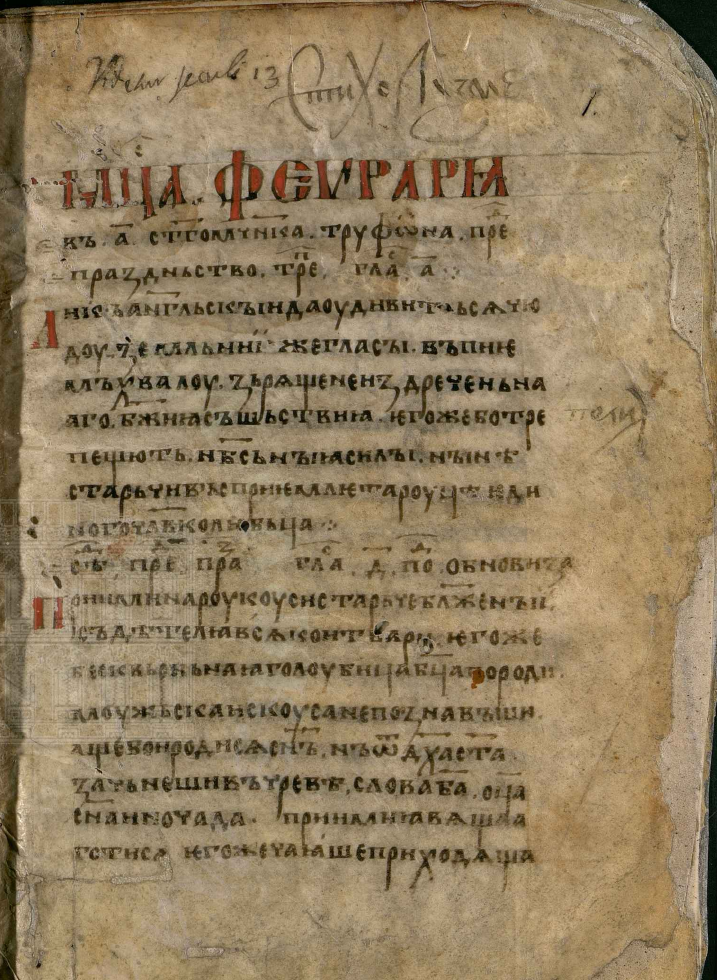
#> input picture images/training/1first-image.png, 717 x 980 px; its folder holds 5 pictures in this run
$ python main.py
#> lines starting #> are read from the running program, lines starting #| are printed output that depends on the picture; after the words box and inside, x2 and y2 are one past the last pixel; in counts of white or black regions, pixels touching at a corner belong together
import math
from pathlib import Path

import numpy as np
from PIL import Image
import cv2 as cv
from cv2.ximgproc import niBlackThreshold
from tqdm import trange
from matplotlib import pyplot as plt
from skimage.filters.thresholding import (
    threshold_otsu, threshold_niblack, threshold_sauvola,
)
from skimage.metrics import (
    structural_similarity as ssim,
    mean_squared_error as mse,
    peak_signal_noise_ratio as psnr,
)

from thresholding import transform_bernsen, transform_niblack, transform_otsu, balanced_thresholding
from metrics import cpm, cpm_simple

red_segments_dir = Path(__file__).parent.joinpath('images/red_segments')
original_dir = Path(__file__).parent.joinpath('images/training')
grayscale_dir = Path(__file__).parent.joinpath('images/training_grayscale')
grayscale_dir.mkdir(exist_ok=True)
expected_dir = Path(__file__).parent.joinpath('images/training_manual-processing')


def convert_to_grayscale():
    for path in original_dir.iterdir():
        output_path = grayscale_dir / path.name
        if output_path.exists():
            continue
        channels = Image.open(str(path)).split()
        it = iter(channels)
        next(it)
        next(it)
        next(it).save(str(output_path))


def save(image, path):
    image.dtype = np.uint8
    cv.imwrite(str(path), image * 255)


# [148 lines left out: functions compare_and_save, main_old, save_otsu_niblack_sauvola, convert_and_save_image, red_segmentation, black_segmentation and 2 more, not called in this run]


convert_to_grayscale()


def get_k(h, w):
    x = np.tile(np.arange(w), (h, 1))
    y = np.tile(np.arange(h), (w, 1)).T
    print(x.dtype, y.dtype)
    kx = np.maximum(x, w - x) / w
    ky = np.maximum(y, h - y) / h
    return np.maximum(kx, ky)


if __name__ == '__main__':
    # [20 lines of commented-out code are left out]
    path = original_dir / '1first-image.png'
    image: np.ndarray = cv.imread(str(path), cv.IMREAD_COLOR)
#> image is the input picture: shape (980, 717, 3); mean B, G, R 96.7, 128, 147.4
    red = image[:, :, 2]
    hsv: np.ndarray = cv.cvtColor(image, cv.COLOR_BGR2HSV)
#> hsv: shape (980, 717, 3); mean H, S, V 18.9, 92.6, 147.5
    hue = hsv[:, :, 0]
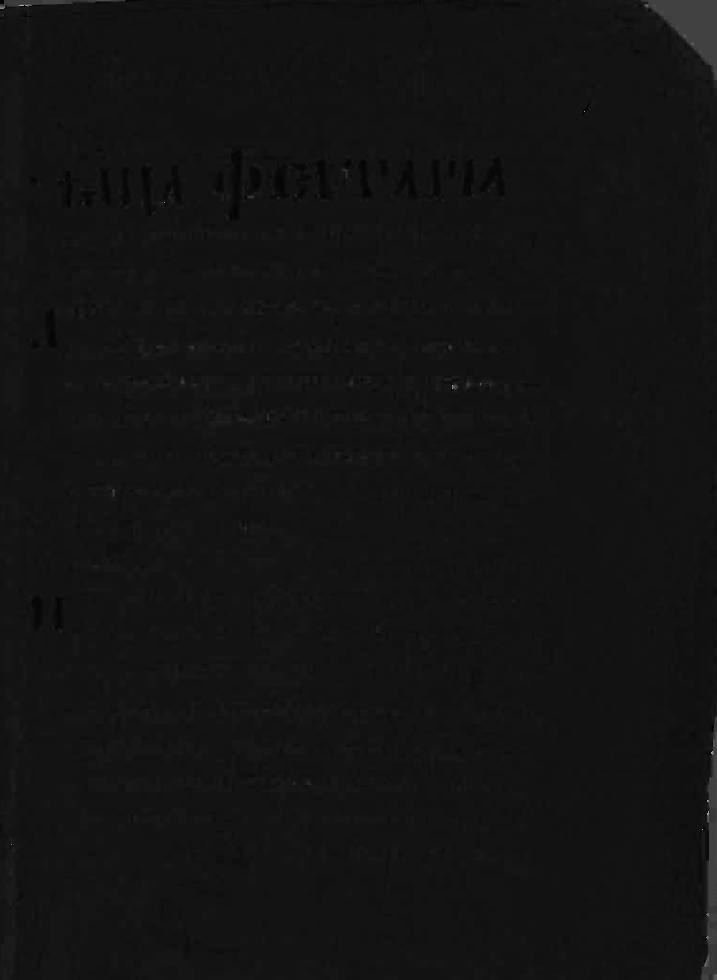
#> hue: shape (980, 717); min 0, max 179, mean 18.9
    sat = hsv[:, :, 1]
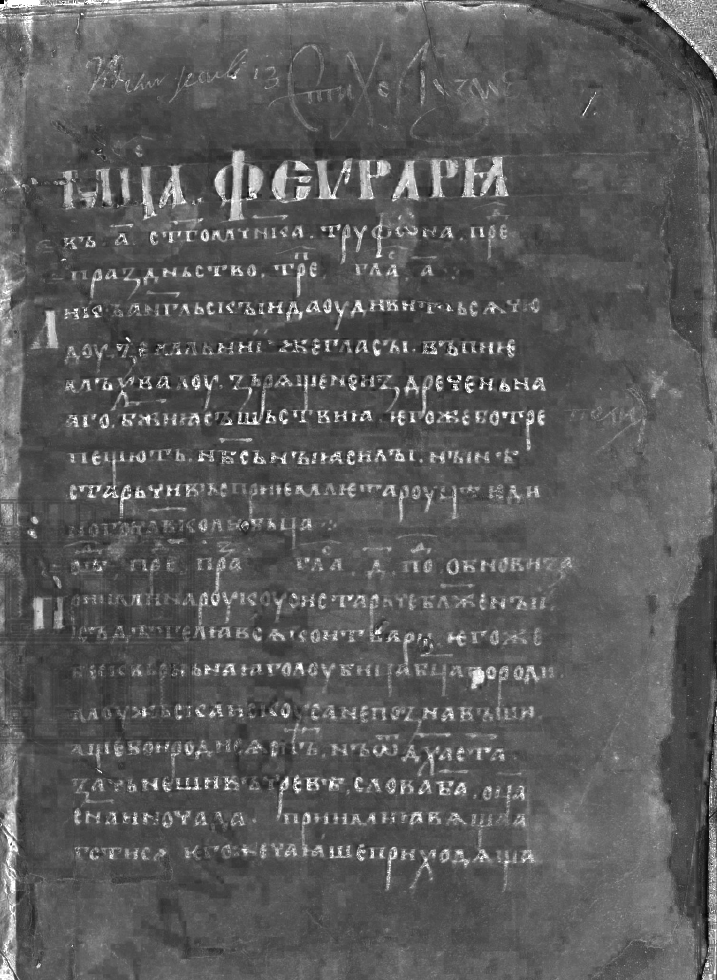
#> sat: shape (980, 717); min 0, max 255, mean 92.6
    val = hsv[:, :, 2]
    src = val
    src = cv.morphologyEx(src, cv.MORPH_OPEN, np.ones((7, 7)))
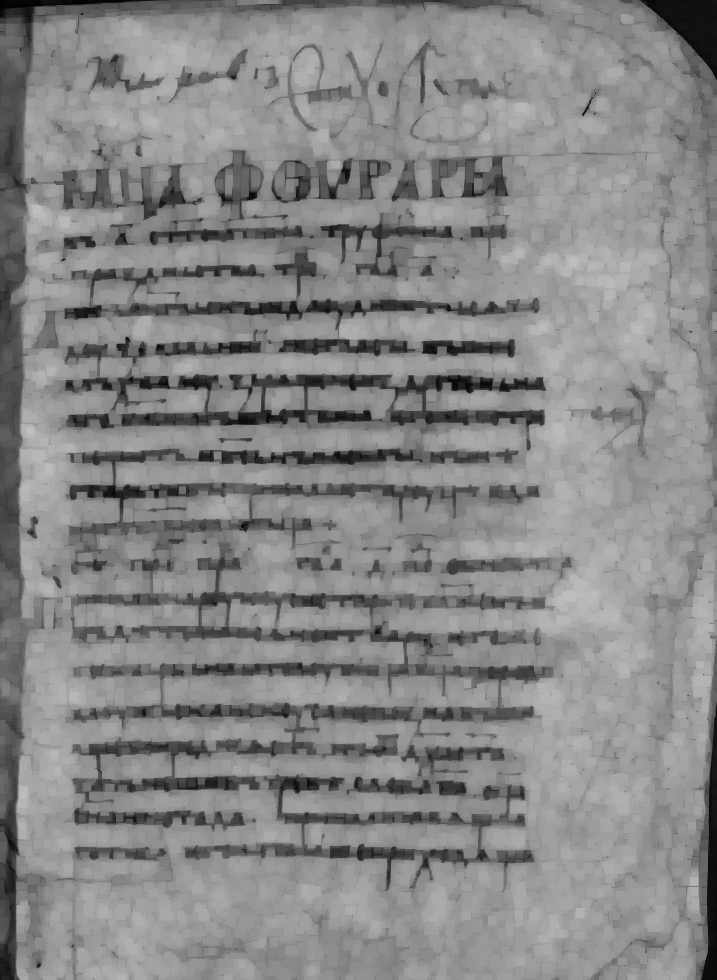
#> src: shape (980, 717); min 1, max 190, mean 134.4
    # [9 lines of commented-out code are left out]
    edges_image = cv.Canny(src, 50, 200, None, 3)
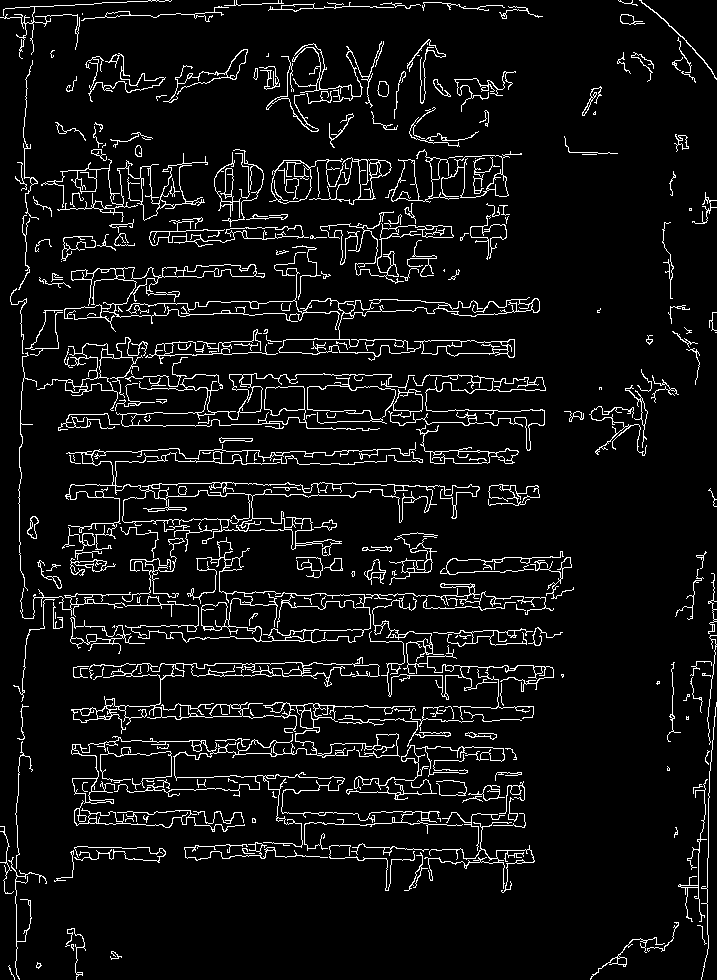
#> edges_image: shape (980, 717); 6.7% white in thin lines or dots
    edges_image = (edges_image * get_k(edges_image.shape[0], edges_image.shape[1])).astype(np.uint8)
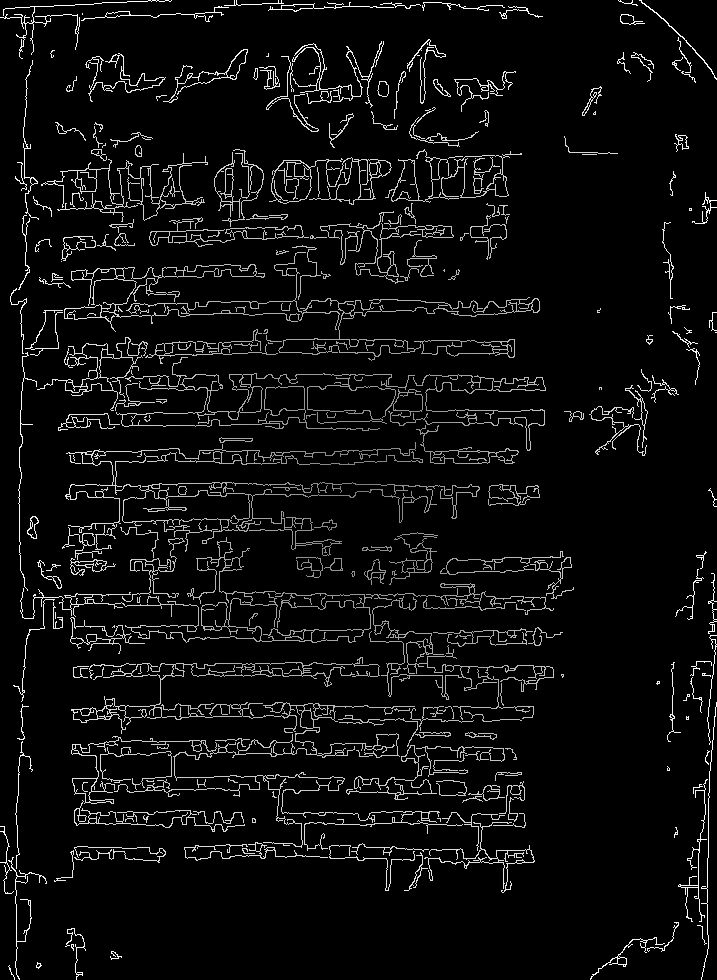
#> edges_image: shape (980, 717); min 0, max 255, mean 13.5
    lines = cv.HoughLines(edges_image, 1, np.pi / 180, 150, None, 0, 0)
#> lines = 23 rows, first 8: [675, 1.57], [172, 1.54], [428, 1.55], [251, 1.52], [489, 1.59], [318, 1.55], [451, 1.57], [410, 1.57]
    # [6 lines of commented-out code are left out]
    hough = np.zeros_like(edges_image)
    print(edges_image.shape)
#| (980, 717)
    if lines is not None:
        print(len(lines))
#| 23
        for line in lines[:10]:
            rho, theta = line[0]
            a = math.cos(theta)
            b = math.sin(theta)
            x0 = a * rho
            y0 = b * rho
            pt1 = (int(x0 + 1000 * (-b)), int(y0 + 1000 * (a)))
            pt2 = (int(x0 - 1000 * (-b)), int(y0 - 1000 * (a)))
            print(pt1, pt2)
            cv.line(edges_image, pt1, pt2, 255, 3, cv.LINE_AA)
#> this loop made 10 passes
#> (rho, theta, a, b, x0, y0, pt1, pt2) on passes 1 to 10: (675, 1.57, -4.37e-08, 1, -2.95e-05, 675, (-1000, 674), (999, 675)), (172, 1.54, 0.0349, 0.999, 6, 171.9, (-993, 206), (1005, 136)), (428, 1.55, 0.0175, 1, 7.47, 427.9, (-992, 445), (1007, 410)), (251, 1.52, 0.0523, 0.999, 13.14, 250.7, (-985, 302), (1011, 198)), (489, 1.59, -0.0175, 1, -8.53, 488.9, (-1008, 471), (991, 506)), (318, 1.55, 0.0175, 1, 5.55, 318, (-994, 335), (1005, 300)), (451, 1.57, -4.37e-08, 1, -1.97e-05, 451, (-1000, 450), (999, 451)), (410, 1.57, -4.37e-08, 1, -1.79e-05, 410, (-1000, 409), (999, 410)), (712, 1.59, -0.0175, 1, -12.43, 711.9, (-1012, 694), (987, 729)), (28, 0.0175, 1, 0.0175, 28, 0.489, (10, 1000), (45, -999))
#| (-1000, 674) (999, 675)
#| (-993, 206) (1005, 136)
#| (-992, 445) (1007, 410)
#| (-985, 302) (1011, 198)
#| (-1008, 471) (991, 506)
#| (-994, 335) (1005, 300)
#| (-1000, 450) (999, 451)
#| (-1000, 409) (999, 410)
#> (further printed lines are left out)
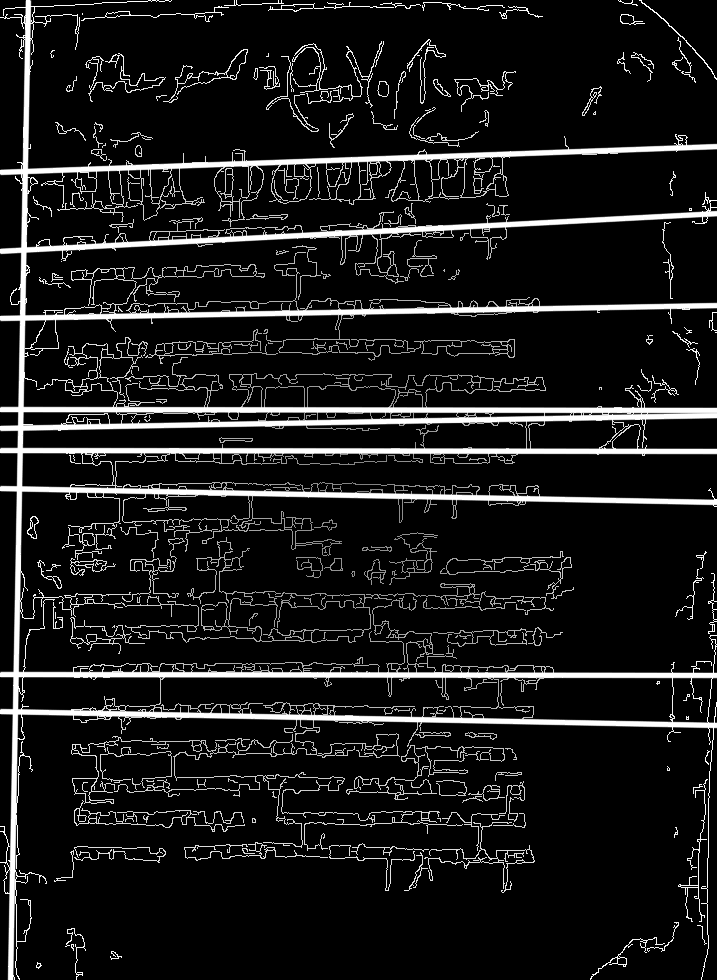
#> edges_image: shape (980, 717); 7.31% of pixels changed, all inside (x1, y1, x2, y2) = (0, 0, 717, 980)
    plt.imshow(edges_image, cmap='gray', vmin=0, vmax=255)
    plt.show()
